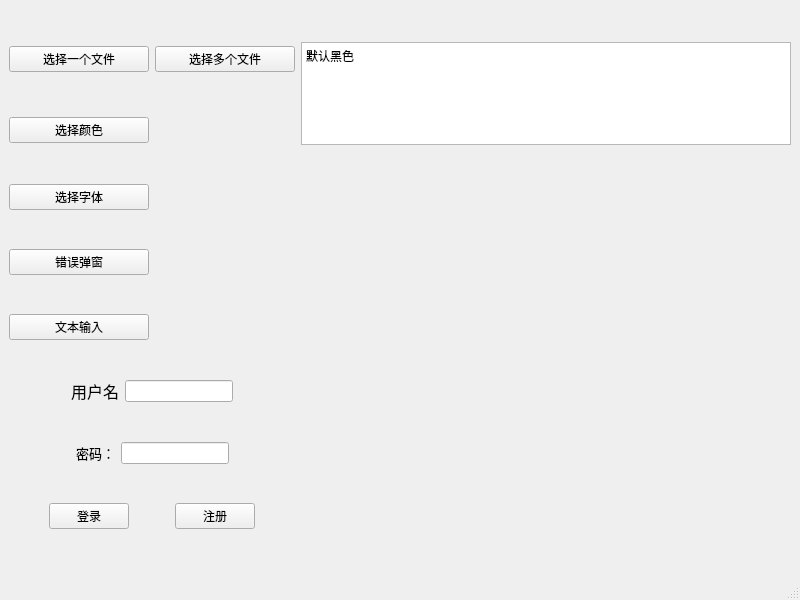
<?xml version="1.0" encoding="UTF-8"?>
<ui version="4.0">
 <class>MainWindow</class>
 <widget class="QMainWindow" name="MainWindow">
  <property name="geometry">
   <rect>
    <x>0</x>
    <y>0</y>
    <width>800</width>
    <height>600</height>
   </rect>
  </property>
  <property name="windowTitle">
   <string>MainWindow</string>
  </property>
  <widget class="QWidget" name="centralwidget">
   <layout class="QGridLayout" name="gridLayout">
    <item row="0" column="0">
     <widget class="QPushButton" name="pushButton">
      <property name="text">
       <string>选择一个文件</string>
      </property>
     </widget>
    </item>
    <item row="0" column="1">
     <widget class="QPushButton" name="pushButton_2">
      <property name="text">
       <string>选择多个文件</string>
      </property>
     </widget>
    </item>
    <item row="0" column="2" rowspan="2">
     <widget class="QPlainTextEdit" name="plainTextEdit">
      <property name="plainText">
       <string>默认黑色</string>
      </property>
     </widget>
    </item>
    <item row="1" column="0">
     <widget class="QPushButton" name="pushButton_3">
      <property name="text">
       <string>选择颜色</string>
      </property>
     </widget>
    </item>
    <item row="2" column="0">
     <widget class="QPushButton" name="pushButton_4">
      <property name="text">
       <string>选择字体</string>
      </property>
     </widget>
    </item>
    <item row="3" column="0">
     <widget class="QPushButton" name="pushButton_5">
      <property name="text">
       <string>错误弹窗</string>
      </property>
     </widget>
    </item>
    <item row="4" column="0">
     <widget class="QPushButton" name="pushButton_6">
      <property name="text">
       <string>文本输入</string>
      </property>
     </widget>
    </item>
    <item row="5" column="0" colspan="2">
     <layout class="QHBoxLayout" name="horizontalLayout_4">
      <item>
       <spacer name="horizontalSpacer">
        <property name="orientation">
         <enum>Qt::Horizontal</enum>
        </property>
        <property name="sizeHint" stdset="0">
         <size>
          <width>40</width>
          <height>20</height>
         </size>
        </property>
       </spacer>
      </item>
      <item>
       <layout class="QHBoxLayout" name="horizontalLayout">
        <item>
         <widget class="QLabel" name="label">
          <property name="font">
           <font>
            <pointsize>12</pointsize>
           </font>
          </property>
          <property name="text">
           <string>用户名</string>
          </property>
         </widget>
        </item>
        <item>
         <widget class="QLineEdit" name="lineEdit"/>
        </item>
       </layout>
      </item>
      <item>
       <spacer name="horizontalSpacer_4">
        <property name="orientation">
         <enum>Qt::Horizontal</enum>
        </property>
        <property name="sizeHint" stdset="0">
         <size>
          <width>40</width>
          <height>20</height>
         </size>
        </property>
       </spacer>
      </item>
     </layout>
    </item>
    <item row="6" column="0" colspan="2">
     <layout class="QHBoxLayout" name="horizontalLayout_5">
      <item>
       <spacer name="horizontalSpacer_2">
        <property name="orientation">
         <enum>Qt::Horizontal</enum>
        </property>
        <property name="sizeHint" stdset="0">
         <size>
          <width>40</width>
          <height>20</height>
         </size>
        </property>
       </spacer>
      </item>
      <item>
       <layout class="QHBoxLayout" name="horizontalLayout_2">
        <item>
         <widget class="QLabel" name="label_2">
          <property name="font">
           <font>
            <pointsize>10</pointsize>
           </font>
          </property>
          <property name="text">
           <string>密码：</string>
          </property>
         </widget>
        </item>
        <item>
         <widget class="QLineEdit" name="lineEdit_2"/>
        </item>
       </layout>
      </item>
      <item>
       <spacer name="horizontalSpacer_5">
        <property name="orientation">
         <enum>Qt::Horizontal</enum>
        </property>
        <property name="sizeHint" stdset="0">
         <size>
          <width>40</width>
          <height>20</height>
         </size>
        </property>
       </spacer>
      </item>
     </layout>
    </item>
    <item row="7" column="0" colspan="2">
     <layout class="QHBoxLayout" name="horizontalLayout_6">
      <item>
       <spacer name="horizontalSpacer_3">
        <property name="orientation">
         <enum>Qt::Horizontal</enum>
        </property>
        <property name="sizeHint" stdset="0">
         <size>
          <width>40</width>
          <height>20</height>
         </size>
        </property>
       </spacer>
      </item>
      <item>
       <layout class="QHBoxLayout" name="horizontalLayout_3">
        <item>
         <widget class="QPushButton" name="pushButton_7">
          <property name="text">
           <string>登录</string>
          </property>
         </widget>
        </item>
       </layout>
      </item>
      <item>
       <spacer name="horizontalSpacer_6">
        <property name="orientation">
         <enum>Qt::Horizontal</enum>
        </property>
        <property name="sizeHint" stdset="0">
         <size>
          <width>40</width>
          <height>20</height>
         </size>
        </property>
       </spacer>
      </item>
      <item>
       <widget class="QPushButton" name="pushButton_8">
        <property name="text">
         <string>注册</string>
        </property>
       </widget>
      </item>
      <item>
       <spacer name="horizontalSpacer_7">
        <property name="orientation">
         <enum>Qt::Horizontal</enum>
        </property>
        <property name="sizeHint" stdset="0">
         <size>
          <width>40</width>
          <height>20</height>
         </size>
        </property>
       </spacer>
      </item>
     </layout>
    </item>
   </layout>
  </widget>
  <widget class="QMenuBar" name="menubar">
   <property name="geometry">
    <rect>
     <x>0</x>
     <y>0</y>
     <width>800</width>
     <height>26</height>
    </rect>
   </property>
  </widget>
  <widget class="QStatusBar" name="statusbar"/>
 </widget>
 <resources/>
 <connections/>
</ui>
